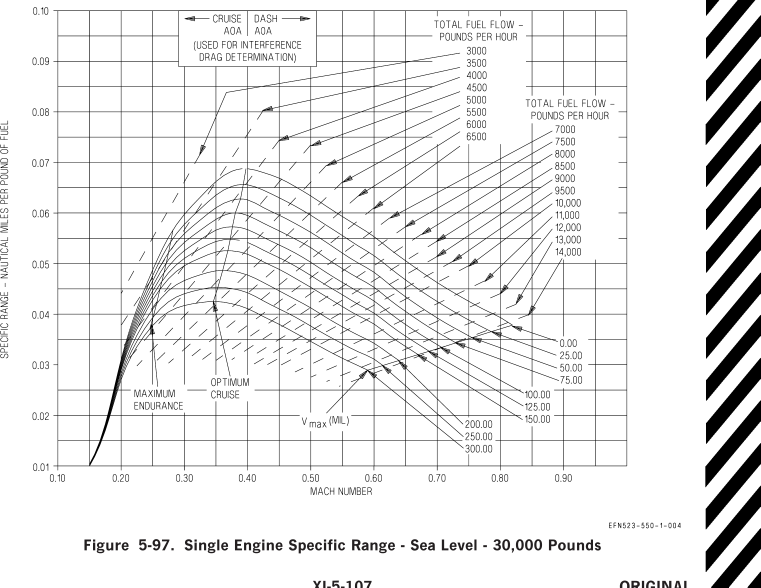
#> input picture tools/dataset_builder/Grafikler/1-0-30000lb.png, 2282 x 1762 px (shown at 1/3 size); its folder holds only this picture in this run
$ python extract_curve_data.py --segmentation_dir Grafikler --original_dir Grafikler
#> lines starting #> are read from the running program, lines starting #| are printed output that depends on the picture; after the words box and inside, x2 and y2 are one past the last pixel; in counts of white or black regions, pixels touching at a corner belong together
"""
Curve Data Extraction - From Segmentation Masks to Excel
========================================================

Uses Overlay Red Channel as Source of Truth for Exact User-Seen Center-Alignment.
"""

import os
import cv2
import math
import re
import sys
import io
import numpy as np
import pandas as pd
from pathlib import Path
from typing import Optional, List, Dict, Tuple

# Fix Turkish character issues on Windows terminal
if sys.platform == 'win32':
    try:
        sys.stdout = io.TextIOWrapper(sys.stdout.buffer, encoding='utf-8')
    except:
        pass

try:
    import pytesseract
    OCR_AVAILABLE = True
except ImportError:
    OCR_AVAILABLE = False

try:
    from skimage.morphology import skeletonize
    SKIMAGE_AVAILABLE = True
except ImportError:
    SKIMAGE_AVAILABLE = False

# ============================================================================
# CONSTANTS
# ============================================================================

DRAG_INDEX_SEQUENCE = [0, 25, 50, 75, 100, 125, 150, 200, 250, 300, 350, 400]
N_SAMPLE_POINTS = 40

# Speed of sound constants
SEA_LEVEL_SOS   = 661.48
SEA_LEVEL_TEMP  = 288.15
LAPSE_RATE      = 0.0019812
TROPOPAUSE_ALT  = 36089
STRATO_TEMP     = 216.65

# ============================================================================
# HELPER FUNCTIONS
# ============================================================================

# [7 lines left out: function calculate_fuel_flow, not called in this run]

def parse_filename_metadata(filename: str) -> Optional[Dict]:
    stem = Path(filename).stem
    m = re.match(r'^(\d+)-(\d+)-(\d+)lb$', stem, re.IGNORECASE)
    if m:
        return {'engine': int(m.group(1)), 'altitude': int(m.group(2)), 'weight': int(m.group(3))}
    nums = re.findall(r'\d+', stem)
    if len(nums) >= 3:
        return {'engine': int(nums[0]), 'altitude': int(nums[1]), 'weight': int(nums[2])}
    return None

# [22 lines left out: function arc_length_sample, not called in this run]

# ============================================================================
# AXIS DETECTOR (OCR)
# ============================================================================

class AxisDetector:
    DEFAULT_AXIS = {'x_min': 0.20, 'x_max': 0.90, 'y_min': 0.01, 'y_max': 0.12}

    def __init__(self, tesseract_path: Optional[str] = None, allow_fallback: bool = True):
        self.allow_fallback = allow_fallback
        if not OCR_AVAILABLE:
            return

        if tesseract_path and os.path.exists(tesseract_path):
            pytesseract.pytesseract.tesseract_cmd = tesseract_path
        else:
            for path in [r"C:\Program Files\Tesseract-OCR\tesseract.exe",
                        r"C:\Program Files (x86)\Tesseract-OCR\tesseract.exe"]:
                if os.path.exists(path):
                    pytesseract.pytesseract.tesseract_cmd = path
                    break

    def find_grid_bounds(self, img):
        gray = cv2.cvtColor(img, cv2.COLOR_BGR2GRAY)
        blurred = cv2.GaussianBlur(gray, (5, 5), 0)
        _, thresh = cv2.threshold(blurred, 200, 255, cv2.THRESH_BINARY_INV)
        contours, _ = cv2.findContours(thresh, cv2.RETR_EXTERNAL, cv2.CHAIN_APPROX_SIMPLE)
        img_area = img.shape[0] * img.shape[1]
        best, max_area = None, 0
        for cnt in contours:
            x, y, w, h = cv2.boundingRect(cnt)
            area = w * h
            if img_area * 0.1 < area < img_area * 0.95 and area > max_area:
                max_area, best = area, (x, y, w, h)
        return best

    # [11 lines left out: function clean_number, not called in this run]

    @staticmethod
    def scan_strip(img_roi, config: str) -> List[Dict]:
        candidates = []
        gray = cv2.cvtColor(img_roi, cv2.COLOR_BGR2GRAY)
        scaled = cv2.resize(gray, None, fx=2, fy=2, interpolation=cv2.INTER_CUBIC)
        _, thresh = cv2.threshold(scaled, 0, 255, cv2.THRESH_BINARY + cv2.THRESH_OTSU)
        try:
            data = pytesseract.image_to_data(thresh, config=config, output_type=pytesseract.Output.DICT)
            for i in range(len(data['text'])):
                text = data['text'][i].strip()
                val = AxisDetector.clean_number(text)
                if val is not None:
                    cx = (data['left'][i] + data['width'][i]/2)/2
                    cy = (data['top'][i] + data['height'][i]/2)/2
                    candidates.append({'val': val, 'x': cx, 'y': cy})
        except: pass
        return candidates

    def get_axis_extremes(self, img_path: str) -> Tuple[float, float, float, float]:
        try:
            img = cv2.imread(img_path)
            if img is None: return self._fallback()
            h, w = img.shape[:2]
            rect = self.find_grid_bounds(img)
            if not rect: return self._fallback()

            gx, gy, gw, gh = rect
            cfg = r'--psm 6 -c tessedit_char_whitelist=0123456789.'

            # Y Axis
            roi_y = img[max(0, gy-60):gy+gh+5, max(0, gx-120):gx]
            y_cands = self.scan_strip(roi_y, cfg)
            valid_y = []
            for c in y_cands:
                val = c['val']/100.0 if 1.0 < c['val'] <= 60 else c['val']
                if 0.005 < val <= 0.6: valid_y.append({'val': val, 'gy': max(0, gy-60)+c['y']})

            y_min, y_max = None, None
            if valid_y:
                valid_y.sort(key=lambda k: k['gy'])
                y_max, y_min = valid_y[0]['val'], valid_y[-1]['val']
            if y_min is not None and y_max is not None and y_max < y_min: y_min, y_max = y_max, y_min
            if y_min is None and y_max is not None: y_min = 0.0

            # X Axis
            roi_x = img[gy+gh:min(h, gy+gh+80), max(0, gx-50):min(w, gx+gw+100)]
            x_cands = self.scan_strip(roi_x, cfg)
            valid_x = sorted([c for c in x_cands if 0.05 < c['val'] <= 4.0], key=lambda k: k['x'])
            if valid_x:
                x_min, x_max = valid_x[0]['val'], valid_x[-1]['val']
                if len(valid_x)>1 and x_max > 3.0 and valid_x[-2]['val'] < 3.0: x_max = valid_x[-2]['val']
            else: x_min, x_max = None, None

            if any(v is None for v in [x_min, x_max, y_min, y_max]): return self._fallback()
            return x_min, x_max, y_min, y_max
        except: return self._fallback()

    def _fallback(self, path=None):
        d = self.DEFAULT_AXIS
        return d['x_min'], d['x_max'], d['y_min'], d['y_max']

# ============================================================================
# CURVE EXTRACTION
# ============================================================================

class CurveExtractor:
    def __init__(self, x_min=0.2, x_max=0.9, y_min=0.01, y_max=0.12, use_ocr=True, tesseract_path=None, min_area=30):
        self.n_points = N_SAMPLE_POINTS
        self.min_area = min_area
        self.use_ocr = use_ocr
        self.axis_detector = AxisDetector(tesseract_path, allow_fallback=True)
        self.axis_detector.DEFAULT_AXIS = {'x_min': x_min, 'x_max': x_max, 'y_min': y_min, 'y_max': y_max}

    def extract(self, mask_path: str, original_path: str = None, debug_img_path: str = None, overlay_img_path: str = None) -> List[Dict]:
        """
        Extraction from Source of Truth:
        1. If overlay_img_path exists, use its RED channel as the master mask.
           This ensures points are ONLY on what the user sees in red.
        2. Otherwise, use mask_path (binary mask).
        """

        # Load visual truth if available, otherwise load binary mask
        source_path = overlay_img_path if (overlay_img_path and os.path.exists(overlay_img_path)) else mask_path
        img_raw = cv2.imread(source_path)
        if img_raw is None:
            # Fallback to mask if overlay failed to load
            img_raw = cv2.imread(mask_path)
            if img_raw is None: return []

        h_img, w_img = img_raw.shape[:2]

        # Determine the mask from the chosen source
        if len(img_raw.shape) == 3 and img_raw.shape[2] == 3:
            hsv = cv2.cvtColor(img_raw, cv2.COLOR_BGR2HSV)
            # If we are using an overlay, target RED. If we are using a 3ch binary mask, target WHITE.
            if np.max(hsv[:,:,1]) > 50: # Colored image detected
                lower1 = np.array([0, 100, 100]); upper1 = np.array([10, 255, 255])
                lower2 = np.array([160, 100, 100]); upper2 = np.array([180, 255, 255])
                mask = cv2.bitwise_or(cv2.inRange(hsv, lower1, upper1), cv2.inRange(hsv, lower2, upper2))
            else:
                gray = cv2.cvtColor(img_raw, cv2.COLOR_BGR2GRAY)
                _, mask = cv2.threshold(gray, 127, 255, cv2.THRESH_BINARY)
        else:
            _, mask = cv2.threshold(img_raw, 127, 255, cv2.THRESH_BINARY)

        x0, x1, y0, y1 = self.axis_detector.get_axis_extremes(original_path) if self.use_ocr and original_path else self.axis_detector._fallback()

        # Skeletonization for Precise Center Alignment
        if SKIMAGE_AVAILABLE:
            bool_mask = mask > 127
            skeleton = skeletonize(bool_mask)
            mask = (skeleton * 255).astype(np.uint8)

        # Connected Components
        n_labels, labels, stats, centroids = cv2.connectedComponentsWithStats(mask, connectivity=8)
        comps = []
        for i in range(1, n_labels):
            area = stats[i, cv2.CC_STAT_AREA]
            if area >= (self.min_area / 4 if SKIMAGE_AVAILABLE else self.min_area):
                comps.append({'id': i, 'cy': centroids[i][1], 'area': area})

        # Prepare canvas for updated visualization (we draw dots ON the current overlay)
        debug_canvas = None
        viz_path = overlay_img_path if overlay_img_path else debug_img_path
        if viz_path and os.path.exists(viz_path):
            debug_canvas = cv2.imread(viz_path)
        elif original_path and os.path.exists(original_path):
            debug_canvas = cv2.imread(original_path)

        if debug_canvas is not None:
             cv2.putText(debug_canvas, f"X:[{x0:.2g}-{x1:.2g}] Y:[{y0:.3g}-{y1:.3g}]", (50, 50), 0, 0.7, (0, 0, 255), 2)

        if not comps:
            if debug_canvas is not None and viz_path: cv2.imwrite(viz_path, debug_canvas)
            return []

        comps.sort(key=lambda c: c['cy'])
        assigned_drag = DRAG_INDEX_SEQUENCE[:len(comps)]

        results = []
        for i, comp in enumerate(comps):
            ys, xs = np.where(labels == comp['id'])
            pts_pixels = np.column_stack((xs, ys))
            sampled = arc_length_sample(pts_pixels, n=self.n_points)

            drag_val = assigned_drag[i]
            pts = []
            # High contrast dots: Cyan or Yellow
            color = (0, 255, 255) if i % 2 == 0 else (255, 255, 0)

            for px, py in sampled:
                mach = x0 + (px/w_img)*(x1-x0)
                sr   = y1 - (py/h_img)*(y1-y0)
                pts.append((round(mach, 5), round(sr, 6)))
                if debug_canvas is not None:
                    cv2.circle(debug_canvas, (int(px), int(py)), 3, color, -1)
                    cv2.circle(debug_canvas, (int(px), int(py)), 4, (0, 0, 0), 1)

            if debug_canvas is not None and len(sampled) > 0:
                lbl = f"D:{drag_val}"
                lx, ly = int(sampled[0][0]), int(sampled[0][1])
                cv2.putText(debug_canvas, lbl, (lx+5, ly-5), 0, 0.6, (0,0,0), 4)
                cv2.putText(debug_canvas, lbl, (lx+5, ly-5), 0, 0.6, (255,255,255), 2)

            results.append({'drag_index': drag_val, 'points': pts})

        if debug_canvas is not None and viz_path:
            cv2.imwrite(viz_path, debug_canvas)

        return results

# ============================================================================
# EXCEL EXPORT
# ============================================================================

class ExcelExporter:
    SHEETS = {0: "Sea Level", 5000: "5,000 ft", 10000: "10,000 ft", 15000: "15,000 ft", 20000: "20,000 ft", 25000: "25,000 ft", 30000: "30,000 ft", 35000: "35,000 ft", 40000: "40,000 ft", 45000: "45,000 ft", 50000: "50,000 ft"}

    # [24 lines left out: function export, not called in this run]

# ============================================================================
# MAIN
# ============================================================================

def main():
    import argparse
    parser = argparse.ArgumentParser()
    parser.add_argument('--segmentation_dir', required=True)
    parser.add_argument('--original_dir', required=True)
    parser.add_argument('--output', default='curve_data.xlsx')
    parser.add_argument('--x_min', type=float, default=0.20)
    parser.add_argument('--x_max', type=float, default=0.90)
    parser.add_argument('--y_min', type=float, default=0.01)
    parser.add_argument('--y_max', type=float, default=0.12)
    parser.add_argument('--min_area', type=int, default=30)
    parser.add_argument('--debug', action='store_true')
    args = parser.parse_args()

    if args.debug:
        Path("debug_extraction").mkdir(exist_ok=True)
        print("[INFO] Debug folder 'debug_extraction' checked/created.")

    print(f"\n--- CURVE DATA EXTRACTION ---")

    seg_dir = Path(args.segmentation_dir)
    if not seg_dir.exists():
        print(f"[Error] Dir not found: {args.segmentation_dir}")
        return

    actual_seg_dir = seg_dir
    if (seg_dir / "segmentation").exists():
        actual_seg_dir = seg_dir / "segmentation"
        print(f"[INFO] Source masks: {actual_seg_dir}")
    elif seg_dir.name == "overlay" and (seg_dir.parent / "segmentation").exists():
        actual_seg_dir = seg_dir.parent / "segmentation"

    mask_files = sorted([f for f in actual_seg_dir.iterdir() if f.suffix.lower() == '.png'])
    if not mask_files:
        for sub in ["segmentation", "overlay"]:
            if (seg_dir / sub).exists():
                tmp_dir = seg_dir / sub
                mask_files = sorted([f for f in tmp_dir.iterdir() if f.suffix.lower() == '.png'])
                if mask_files:
                    actual_seg_dir = tmp_dir
                    break

    if not mask_files:
        print(f"[Error] No PNG masks found in {actual_seg_dir}")
        return

    extractor = CurveExtractor(
        x_min=args.x_min, x_max=args.x_max,
        y_min=args.y_min, y_max=args.y_max,
        min_area=args.min_area
    )
    all_data = []

    overlay_dir = None
    if (seg_dir / "overlay").exists():
        overlay_dir = seg_dir / "overlay"
    elif actual_seg_dir.name == "segmentation" and (actual_seg_dir.parent / "overlay").exists():
        overlay_dir = actual_seg_dir.parent / "overlay"

    for mf in mask_files:
        meta = parse_filename_metadata(mf.name)
        if not meta and '_segmentation' in mf.name:
            meta = parse_filename_metadata(mf.name.replace('_segmentation', ''))
        if not meta: continue

        orig = None
        for ext in ['.png', '.jpg', '.jpeg']:
            for stem_opt in [mf.stem, mf.stem.replace('_segmentation', '')]:
                cand = Path(args.original_dir) / (stem_opt + ext)
                if cand.exists():
                    orig = str(cand)
                    break
            if orig: break

        overlay_path = None
        if overlay_dir:
            cand_overlay = overlay_dir / mf.name
            if cand_overlay.exists():
                overlay_path = str(cand_overlay)

        debug_path = f"debug_extraction/{mf.stem}_debug.jpg" if args.debug else None

        print(f"[Process] {mf.name}", end=" ", flush=True)
        if overlay_path:
            print(f"(Visual Sync: OK)", end=" ", flush=True)
        try:
            curves = extractor.extract(str(mf), orig, debug_img_path=debug_path, overlay_img_path=overlay_path)
#> in extract, img_raw is the input picture: shape (1762, 2282, 3); mean B, G, R 234.3, 234.3, 234.3
#> in extract, `hsv = cv2.cvtColor(img_raw, cv2.COLOR_BGR2HSV)`: hsv: shape (1762, 2282, 3); mean H, S, V 0.9, 0.1, 234.3
#> in extract, `_, mask = cv2.threshold(gray, 127, 255, cv2.THRESH_BINARY)`: mask: shape (1762, 2282); 92% white; 577 black regions (42 under 20 px), largest, box (x1, y1, x2, y2) and area: (160, 31, 1881, 1411) 125012, (2116, 1201, 2282, 1462) 10489, (2117, 176, 2282, 435) 10427
#> in find_grid_bounds, `_, thresh = cv2.threshold(blurred, 200, 255, cv2.THRESH_BINARY_INV)`:
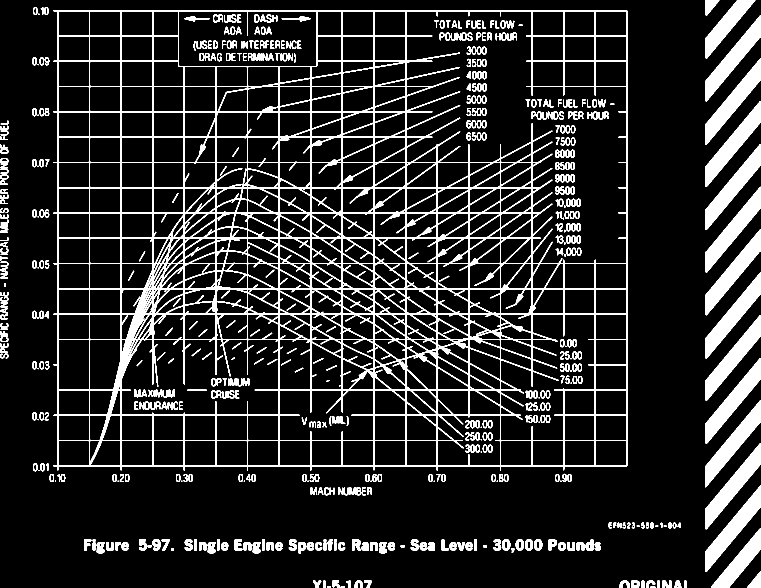
#> thresh: shape (1762, 2282) (shown at 1/3 size); 12.8% white; 571 white regions (30 under 20 px)
#> in find_grid_bounds, `contours, _ = cv2.findContours(thresh, cv2.RETR_EXTERNAL, cv2.CHAIN_AP..`: contours = 240 contours, 19 with area under 20; largest, box (x1, y1, x2, y2) and area: (160, 30, 1882, 1412) 2340170, (2115, 1201, 2282, 1462) 10716, (2116, 176, 2282, 435) 10654, (2116, 1457, 2282, 1716) 10651, (2116, 1329, 2282, 1588) 10651
#> the loop in find_grid_bounds, `for cnt in contours:` made 240 passes
#> (x, y, w, h, area, max_area) on pass 235: (160, 30, 1722, 1382, 2379804, 2379804)
#> (x, y, w, h, area) on passes 1 to 6: (1022, 1759, 12, 3, 36), (981, 1759, 12, 3, 36), (1952, 1758, 14, 4, 56), (2052, 1742, 8, 20, 160), (2023, 1742, 21, 20, 420), (1986, 1742, 29, 20, 580)
#> after the loop in find_grid_bounds, `for cnt in contours:`: max_area = 2379804
#> in get_axis_extremes, `rect = self.find_grid_bounds(img)`: rect = (160, 30, 1722, 1382)
#> in get_axis_extremes, `gx, gy, gw, gh = rect`: gx = 160; gy = 30; gw = 1722; gh = 1382
#> in get_axis_extremes, `roi_y = img[max(0, gy-60):gy+gh+5, max(0, gx-120):gx]`:
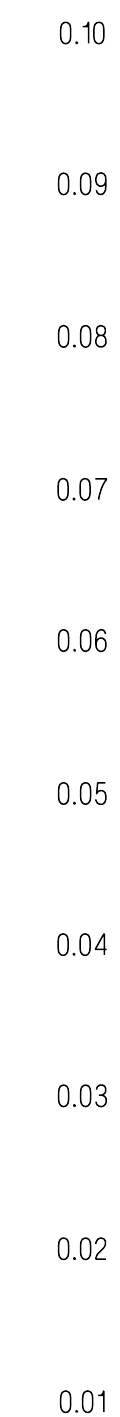
#> roi_y: shape (1417, 120, 3); min 0, max 255, mean 251.3
#> in scan_strip, `_, thresh = cv2.threshold(scaled, 0, 255, cv2.THRESH_BINARY + cv2.THRE..`:
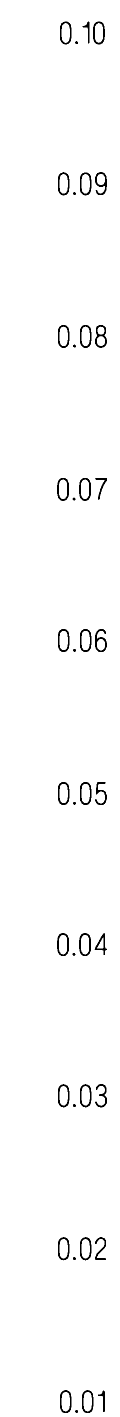
#> thresh: shape (2834, 240) (shown at 1/2 size); 98.4% white; 40 black regions, largest, box (x1, y1, x2, y2) and area: (190, 650, 214, 696) 433, (190, 1258, 214, 1304) 427, (190, 344, 214, 390) 422
            if curves:
                all_data.append({'altitude': meta['altitude'], 'weight': meta['weight'], 'engine': meta['engine'], 'curves': curves})
                print(f"-> {len(curves)} curves.")
            else:
                print("-> 0 curves found.")
        except Exception as e:
            print(f"-> [Error] {e}")

    if all_data:
        ExcelExporter.export(all_data, args.output)
        print("\n--- COMPLETED ---")
    else:
        print("\n[Warning] No data extracted.")

if __name__ == '__main__':
    main()
#> (the call stopped at in scan_strip, `data = pytesseract.image_to_data(thresh, config=config, output_type=py..`: pytesseract is not available in this run)

$ run again, on tools/dataset_builder/Grafikler/1-0-34000lb.png
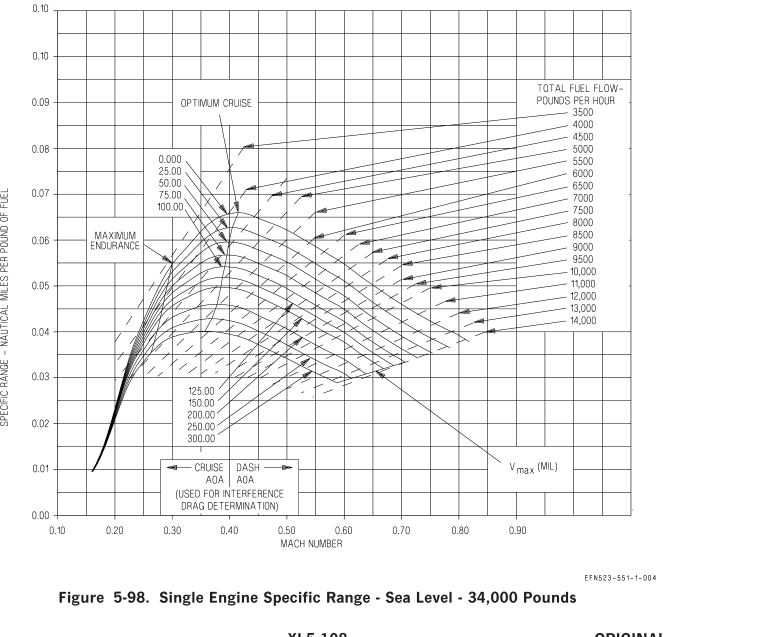
#> input picture tools/dataset_builder/Grafikler/1-0-34000lb.png, 2298 x 1909 px (shown at 1/3 size)
#> in extract, img_raw is the input picture: shape (1909, 2298, 3); mean B, G, R 243.1, 243.1, 243.2
#> hsv: shape (1909, 2298, 3); mean H, S, V 0.8, 0.1, 243.2
#> mask: shape (1909, 2298); 95.2% white; black in thin lines or dots, all inside (x1, y1, x2, y2) = (0, 13, 1985, 1909)
#> in find_grid_bounds, `_, thresh = cv2.threshold(blurred, 200, 255, cv2.THRESH_BINARY_INV)`:
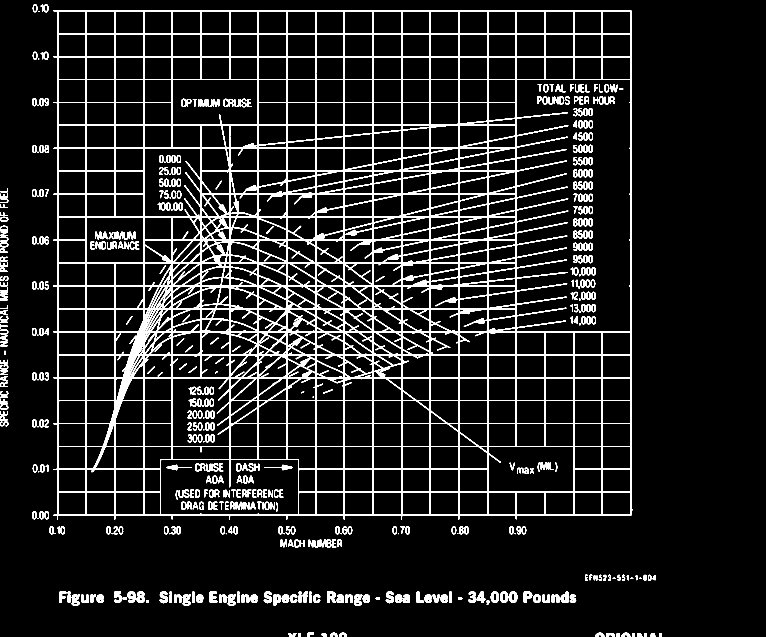
#> thresh: shape (1909, 2298) (shown at 1/3 size); 9.6% white; 516 white regions (32 under 20 px)
#> contours = 230 contours, 22 with area under 20; largest, box (x1, y1, x2, y2) and area: (160, 30, 1898, 1559) 2614338, (1500, 1774, 1525, 1809) 665, (1527, 1774, 1552, 1809) 664, (1472, 1774, 1497, 1809) 664, (410, 1774, 435, 1809) 658
#> the loop in find_grid_bounds, `for cnt in contours:` made 230 passes
#> (x, y, w, h, area, max_area) on pass 227: (160, 30, 1738, 1529, 2657402, 2657402)
#> after the loop in find_grid_bounds, `for cnt in contours:`: max_area = 2657402
#> rect = (160, 30, 1738, 1529)
#> gx = 160; gy = 30; gw = 1738; gh = 1529
#> in scan_strip, `_, thresh = cv2.threshold(scaled, 0, 255, cv2.THRESH_BINARY + cv2.THRE..`:
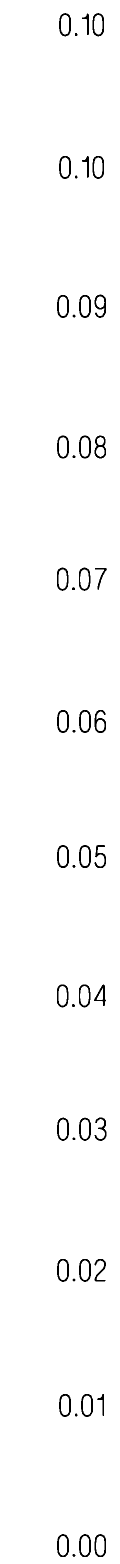
#> thresh: shape (3128, 240) (shown at 1/2 size); 98.2% white; 48 black regions, largest, box (x1, y1, x2, y2) and area: (189, 871, 212, 917) 421, (189, 1420, 212, 1466) 416, (189, 589, 212, 636) 413
